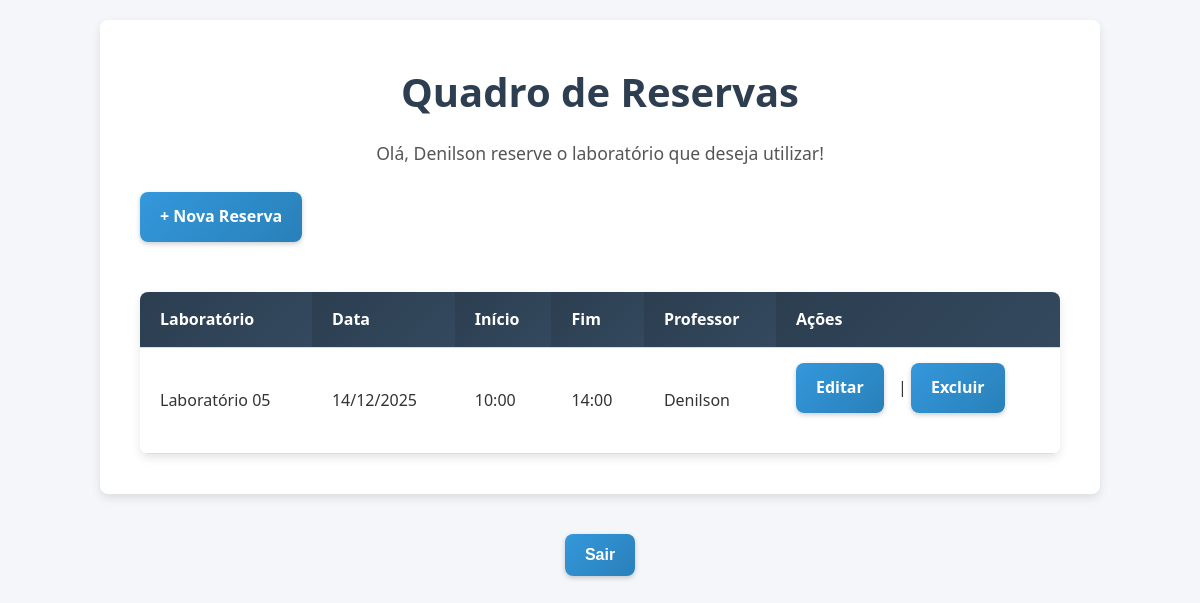
The app's page / (signed in), older data.
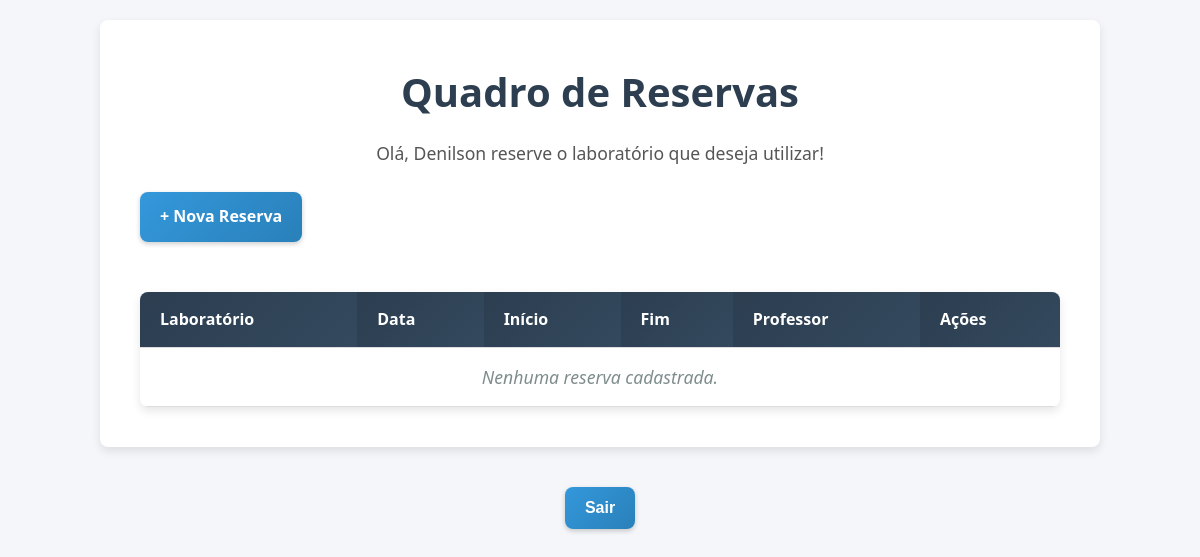
The same page, newer data.
### reservas/models.py (models this page shows, shortened)
class Reserva(models.Model):
    laboratorio = models.ForeignKey(Laboratorio, on_delete=models.CASCADE)  # Laboratório reservado
    professor = models.ForeignKey(User, on_delete=models.CASCADE)           # Usuário que fez a reserva
    data = models.DateField()                                               # Data da reserva
    horario_inicio = models.TimeField()                                     # Horário inicial
    horario_fim = models.TimeField()                                        # Horário final

class Laboratorio(models.Model):
    nome = models.CharField(max_length=100)  # Nome do laboratório
    capacidade = models.IntegerField()       # Capacidade máxima
    def __str__(self):
        return self.nome  # Exibe o nome no admin e consultas

### reservas/views.py (the view)
# urls.py: path('', views.index, name='index'),  # Página inicial
@login_required
def index(request):
    reservas = Reserva.objects.all().order_by('data', 'horario_inicio')
    return render(request, 'index.html', {'reservas': reservas})

### reservas/templates/index.html (shortened to what this page needs)
{% load static %}
<!DOCTYPE html>
<html lang="pt-br">
  <head>
    <link rel="stylesheet" href="{% static 'css/index.css' %}" />
  </head>
  <body>
    <div class="container">
      <h1>Quadro de Reservas</h1>
      <p>
        Olá, {{ user.first_name }} reserve o laboratório que deseja utilizar!
      </p>
      <a href="{% url 'criar_reserva' %}">+ Nova Reserva</a>
      <table>
        <thead>
          <tr>
            <th>Laboratório</th>
            <th>Data</th>
            <th>Início</th>
            <th>Fim</th>
            <th>Professor</th>
            <th>Ações</th>
          </tr>
        </thead>
        <tbody>
          {% for reserva in reservas %}
          <tr>
            <td>{{ reserva.laboratorio }}</td>
            <td>{{ reserva.data|date:"d/m/Y" }}</td>
            <td>{{ reserva.horario_inicio }}</td>
            <td>{{ reserva.horario_fim }}</td>
            <td>{{ reserva.professor.first_name }}</td>
            <td>
              {% if reserva.professor == user %}
              <a href="{% url 'editar_reserva' reserva.id %}">Editar</a> |
              <a href="{% url 'excluir_reserva' reserva.id %}">Excluir</a>
              {% else %} — {% endif %}
            </td>
          </tr>
          {% empty %}
          <tr>
            <td colspan="6">Nenhuma reserva cadastrada.</td>
          </tr>
          {% endfor %}
        </tbody>
      </table>
    </div>
    <div class="logout-container">
      <form action="{% url 'logout' %}" method="post" class="logout-form">
        <button type="submit">Sair</button>
      </form>
    </div>
  </body>
</html>

### reservas/static/css/index.css (style rules this page uses)
:root { --primary-color: #3498db; --primary-hover: #2980b9; --secondary-color: #2c3e50; --background-color: #f4f6f9; --card-background: white; --text-color: #333; --text-muted: #555; --border-color: #ddd; --shadow: 0 4px 10px rgba(0, 0, 0, 0.1); --border-radius: 8px; --transition: all 0.3s ease; }
* { margin: 0; padding: 0; box-sizing: border-box; }
body { font-family: "Segoe UI", Tahoma, Geneva, Verdana, sans-serif; background-color: var(--background-color); color: var(--text-color); line-height: 1.6; padding: 20px; }
.container { max-width: 1000px; margin: 0 auto; background-color: var(--card-background); padding: 40px; border-radius: var(--border-radius); box-shadow: var(--shadow); }
h1 { text-align: center; margin-bottom: 15px; color: var(--secondary-color); font-size: 2.5rem; font-weight: 700; }
p { text-align: center; margin-bottom: 25px; color: var(--text-muted); font-size: 1.1rem; }
a[href] { display: inline-block; margin-bottom: 25px; padding: 12px 20px; background: linear-gradient(135deg, var(--primary-color), var(--primary-hover)); color: white; text-decoration: none; border-radius: var(--border-radius); font-size: 16px; font-weight: 600; transition: var(--transition); box-shadow: 0 2px 5px rgba(0, 0, 0, 0.2); }
table { width: 100%; border-collapse: collapse; margin-top: 25px; box-shadow: var(--shadow); border-radius: var(--border-radius); overflow: hidden; }
th, td { padding: 15px 20px; text-align: left; border-bottom: 1px solid var(--border-color); }
th { background: linear-gradient(135deg, var(--secondary-color), #34495e); color: white; font-weight: 700; font-size: 1rem; }
td[colspan="6"] { text-align: center; color: #7f8c8d; font-style: italic; font-size: 1.1rem; }
.logout-container { text-align: center; margin-top: 40px; }
.logout-form button { padding: 12px 20px; background: linear-gradient(135deg, var(--primary-color), var(--primary-hover)); color: white; border: none; border-radius: var(--border-radius); font-size: 16px; font-weight: 600; cursor: pointer; transition: var(--transition); box-shadow: 0 2px 5px rgba(0, 0, 0, 0.2); text-decoration: none; }

Row changes from the older to the newer data that the page shows:
removed Reserva: laboratorio "Laboratório 05", data "14/12/2025", horario_inicio "10:00", horario_fim "14:00", professor.first_name "Denilson", shows "Editar"
Text that changed along with them:
text now shown: "Nenhuma reserva cadastrada."
